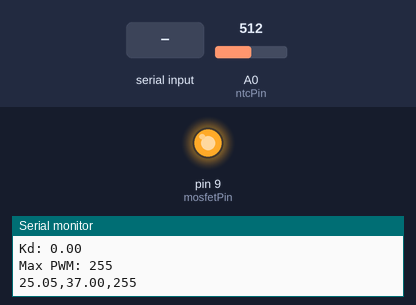
The sketch below on a simulated Arduino Uno, built with avr-gcc and run on an emulated ATmega328P. Shown: output pins drawn as LEDs (lit = HIGH), the last lines printed to the serial monitor. The inputs (shaded band) are chosen by the test bench; at power-on: A0 (ntcPin) = 512.

Above: at 1.2 s.
1.3 s: "0" received over Serial
At 1.9 s:
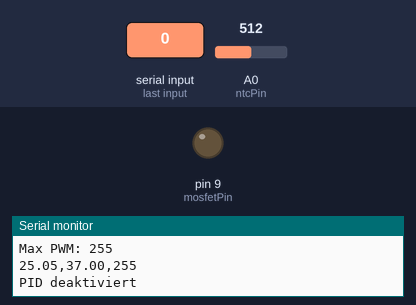
2.8 s: "1" received over Serial
At 3.1 s:
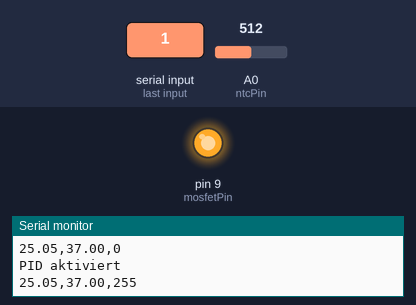
4.3 s: A0 (ntcPin) set to 607
5.8 s: A0 (ntcPin) set to 636
At 6.8 s:
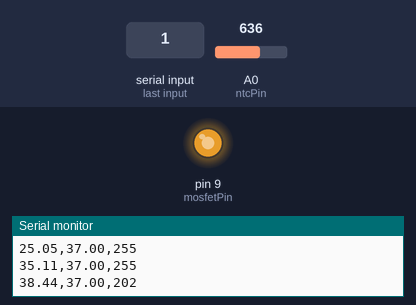
Timing chart, 0 to 8.3 s (numbered marks = the images above; inputs shaded):
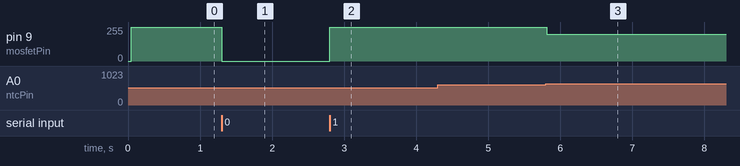

The sketch:

PIDcontrol.ino
```cpp
#include <PID_v1.h> // Nur noch die PID-Bibliothek wird benötigt

// ================================================================
// 🔹 Konstanten und Pin-Definitionen
// ================================================================

// --- NTC-Widerstandsmessung ---
const int ntcPin = A0;            // Pin, an dem der NTC-Spannungsteiler hängt
const float R1 = 10000.0;         // Wert des Festwiderstands im Spannungsteiler (10k Ohm)
const float BETA = 3435.0;        // Beta-Koeffizient des Thermistors (aus Datenblatt!)
const float T0 = 298.15;          // Referenztemperatur in Kelvin (25°C = 298.15K)
const float R0 = 10000.0;         // Nennwiderstand des NTC bei Referenztemperatur T0 (10k Ohm)

// --- MOSFET PWM-Ausgang ---
const int mosfetPin = 9;          // PWM-Pin für das MOSFET Gate

// ================================================================
// 🔹 PID-Variablen
// ================================================================
double Setpoint = 37.0;           // Ziel-Temperatur in °C
double Input, Output;             // Variablen für den PID (Ist-Temperatur, Berechneter Output)

// *** PID Tuning Werte ***
// Ziel: Aggressivere Reaktion, schnelleres Absenken des PWM bei Überschreiten.
//       Akzeptieren, dass initial nicht sofort 255 PWM erreicht wird.

// Kp: Beeinflusst die Stärke der Reaktion auf den aktuellen Fehler.
//     Wird vorerst bei 10 belassen.
double Kp = 36.2768;

// Ki: Beeinflusst die Reaktion auf vergangene Fehler (eliminiert Steady-State Error).
//     Wird STARK reduziert, um "Integral Windup" zu verringern und
//     den PWM-Wert bei Überschreiten schneller sinken zu lassen.
double Ki = 0.1448; // <--- Deutlich reduziert von 0.5

// Kd: Beeinflusst die Reaktion auf die Änderungsrate des Fehlers (dämpft Schwingungen).
//     Wird leicht erhöht, um die Reaktion zu beschleunigen und
//     das Überschwingen trotz reduziertem Ki zu dämpfen.
double Kd = 0; // <--- Leicht erhöht von 20

// PID-Regler Instanz mit den neuen Werten
PID myPID(&Input, &Output, &Setpoint, Kp, Ki, Kd, DIRECT);

// ================================================================
// 🔹 PWM-Begrenzung (Optional aber empfohlen)
// ================================================================
int finalPWM = 0;
const int maxPWM = 255; // Volle Leistung erlauben

// ================================================================
// 🔹 PID-Steuerung & Timing
// ================================================================
bool pidAktiv = true; // PID startet standardmäßig aktiv
unsigned long lastPlotterMillis = 0; // Für non-blocking Plotter-Ausgabe
const long plotterInterval = 1000;    // Sende Daten an Plotter jede Sekunde

// ================================================================
//                           SETUP
// ================================================================
void setup() {
  Serial.begin(9600);
  pinMode(mosfetPin, OUTPUT);
  digitalWrite(mosfetPin, LOW); // Sicherstellen, dass Heizung anfangs aus ist

  myPID.SetOutputLimits(0, maxPWM); // PWM Bereich für PID-Output begrenzen
  myPID.SetMode(AUTOMATIC);         // PID-Regler aktivieren

  // Ausgabe der verwendeten Einstellungen
  Serial.println(F("PID-Regler gestartet mit angepassten Werten."));
  Serial.print(F("Setpoint: ")); Serial.println(Setpoint);
  Serial.print(F("Kp: ")); Serial.println(Kp);
  Serial.print(F("Ki: ")); Serial.println(Ki); // Zeigt den neuen Wert an
  Serial.print(F("Kd: ")); Serial.println(Kd); // Zeigt den neuen Wert an
  Serial.print(F("Max PWM: ")); Serial.println(maxPWM);
}

// ================================================================
//                            LOOP
// ================================================================
void loop() {
  unsigned long currentMillis = millis(); // Aktuelle Zeit holen für Timing

  // --- 1. Serielle Eingaben prüfen (PID An/Aus) ---
  if (Serial.available() > 0) {
    char eingabe = Serial.read();
    if (eingabe == '0') {
      pidAktiv = false;
      myPID.SetMode(MANUAL);
      finalPWM = 0;
      analogWrite(mosfetPin, finalPWM);
      Serial.println(F("PID deaktiviert"));
    } else if (eingabe == '1') {
      pidAktiv = true;
      // WICHTIG: Internen Zustand des PID zurücksetzen, wenn er wieder aktiviert wird?
      // Die PID_v1 Bibliothek macht das i.d.R. automatisch beim Wechsel zu AUTOMATIC,
      // aber explizit kann es manchmal helfen, wenn unerwartetes Verhalten auftritt.
      // myPID.Initialize(); // Optional, falls nötig
      myPID.SetMode(AUTOMATIC);
      Serial.println(F("PID aktiviert"));
    }
  }

  // --- 2. Temperatur vom NTC berechnen ---
  Input = getTemperature(); // Liest die aktuelle Temperatur

  // --- 3. PID berechnen und PWM-Wert direkt setzen (wenn aktiv) ---
  if (pidAktiv) {
    // Die PID-Bibliothek berechnet den nötigen Output basierend auf Input, Setpoint und Kp, Ki, Kd
    bool computed = myPID.Compute(); // Compute gibt true zurück, wenn ein neuer Output berechnet wurde (abhängig vom Sample Time)

    // Prüfen ob Compute() einen neuen Wert geliefert hat (optional, aber gut zu wissen)
    if (computed) {
        // Begrenze den Output auf den erlaubten PWM-Bereich (sollte durch SetOutputLimits schon geschehen, aber doppelt hält besser)
        finalPWM = (int)constrain(Output, 0, maxPWM);
    }
    // Wenn nicht computed, behalte den alten finalPWM-Wert

  } else {
    // Falls PID deaktiviert ist, stelle sicher, dass PWM 0 ist
    finalPWM = 0;
  }

  // --- 4. Finalen PWM-Wert an MOSFET senden ---
  analogWrite(mosfetPin, finalPWM);

  // --- 5. Serielle Ausgabe für Plotter (non-blocking) ---
  if (currentMillis - lastPlotterMillis >= plotterInterval) {
    lastPlotterMillis = currentMillis; // Zeit für nächste Ausgabe merken

    Serial.print(Input, 2);      // Ist-Temperatur (mit 2 Nachkommastellen)
    Serial.print(",");
    Serial.print(Setpoint, 2);   // Soll-Temperatur (mit 2 Nachkommastellen)
    Serial.print(",");
    Serial.println(finalPWM);    // Tatsächlich gesendeter PWM-Wert
  }

  // KEIN delay() hier! Die Loop läuft so schnell wie möglich.
  // Die PID-Bibliothek kümmert sich intern um das richtige Timing (Sample Time).

} // Ende loop()

// ================================================================
// Funktion zur Temperaturberechnung aus dem NTC-Widerstand
// (Verwendet Beta-Formel der Steinhart-Hart Gleichung)
// ================================================================
double getTemperature() {
  // Optional: Mehrere Messungen mitteln für glatteres Signal
  int numReadings = 5;
  float totalAin = 0;
  for(int i=0; i<numReadings; i++) {
    totalAin += analogRead(ntcPin);
    delayMicroseconds(100); // Kleine Pause zwischen den Messungen
  }
  float ain = totalAin / numReadings;

  // Prüfe auf unsinnige ADC-Werte (Kurzschluss/Unterbrechung)
  if (ain < 5 || ain > 1018) {
     // Serial.println(F("WARNUNG: NTC ADC Wert nahe Limit!")); // Weniger gesprächig
     // Optional: Einen Fehlerwert zurückgeben oder letzte gültige Messung
  }

  // Vermeide Division durch Null oder negative Werte bei ain
  if (ain <= 0) ain = 1; // Setze auf Minimum, um Fehler zu vermeiden
  if (ain >= 1023) ain = 1022; // Setze auf Maximum

  // Berechne Widerstand R2
  float R2 = R1 * (1023.0 / ain - 1.0);

   // Prüfe auf unsinnigen Widerstandswert
   if (R2 <= 0) {
       // Serial.println(F("FEHLER: NTC Widerstandsberechnung ungültig!")); // Weniger gesprächig
       return -999.0; // Fehlercode zurückgeben
   }

  // Berechne Temperatur in Kelvin mittels Beta-Formel
  // log() ist der natürliche Logarithmus (ln)
  float temp_k = 1.0 / ( (1.0 / T0) + (log(R2 / R0) / BETA) );

  // Konvertiere Kelvin zu Celsius
  return (double)(temp_k - 273.15);
}
```

Measured:
- the behaviour switches between 623 and 624 on A0 (ntcPin) (found by bisection; images 2 and 3)
- after the input at 1.3 s, pin 9 (mosfetPin): 255/255 → 0/255 at once
- after the input at 2.8 s, pin 9 (mosfetPin): 0/255 → 255/255 at once
- after the input at 5.8 s, pin 9 (mosfetPin): 255/255 → 202/255 at once
